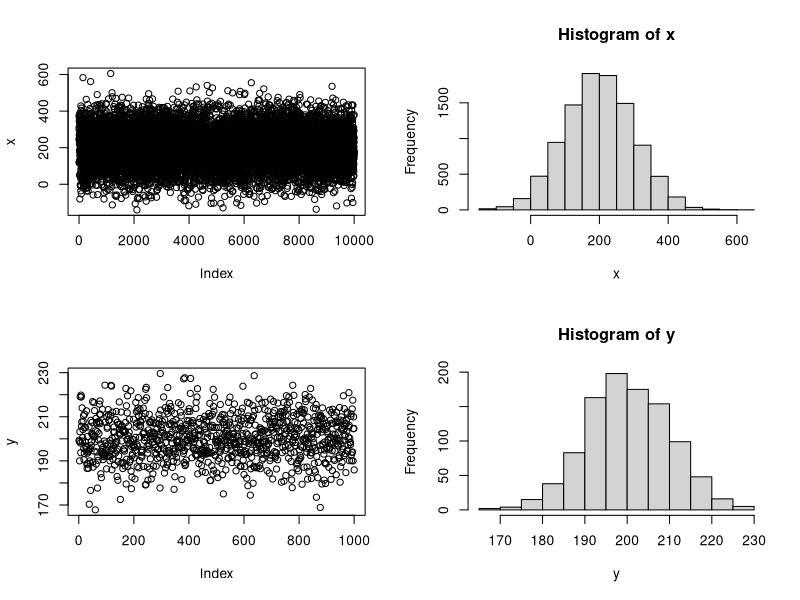

The R script that drew this image:
attach(mtcars)
par(mfrow=c(2,2))
x = rnorm(10000,200,100)
plot(x)
hist(x)
mean_x = mean(x)
var_x = sum((x-mean_x)^2)/(length(x)-1)
sd_x = sqrt(var_x)

y=matrix(0,1000,1)
for (i in (1:1000)){
  y[i]=mean(sample(x,100,replace=TRUE))
}
plot(y)
hist(y)
sample_mean_y = mean(y)
sample_var_y = sum((y-sample_mean_y)^2)/(length(y)-1)
sample_sd_y=sqrt(sample_var_y)

mean_x 
sample_mean_y
var_x
sample_var_y